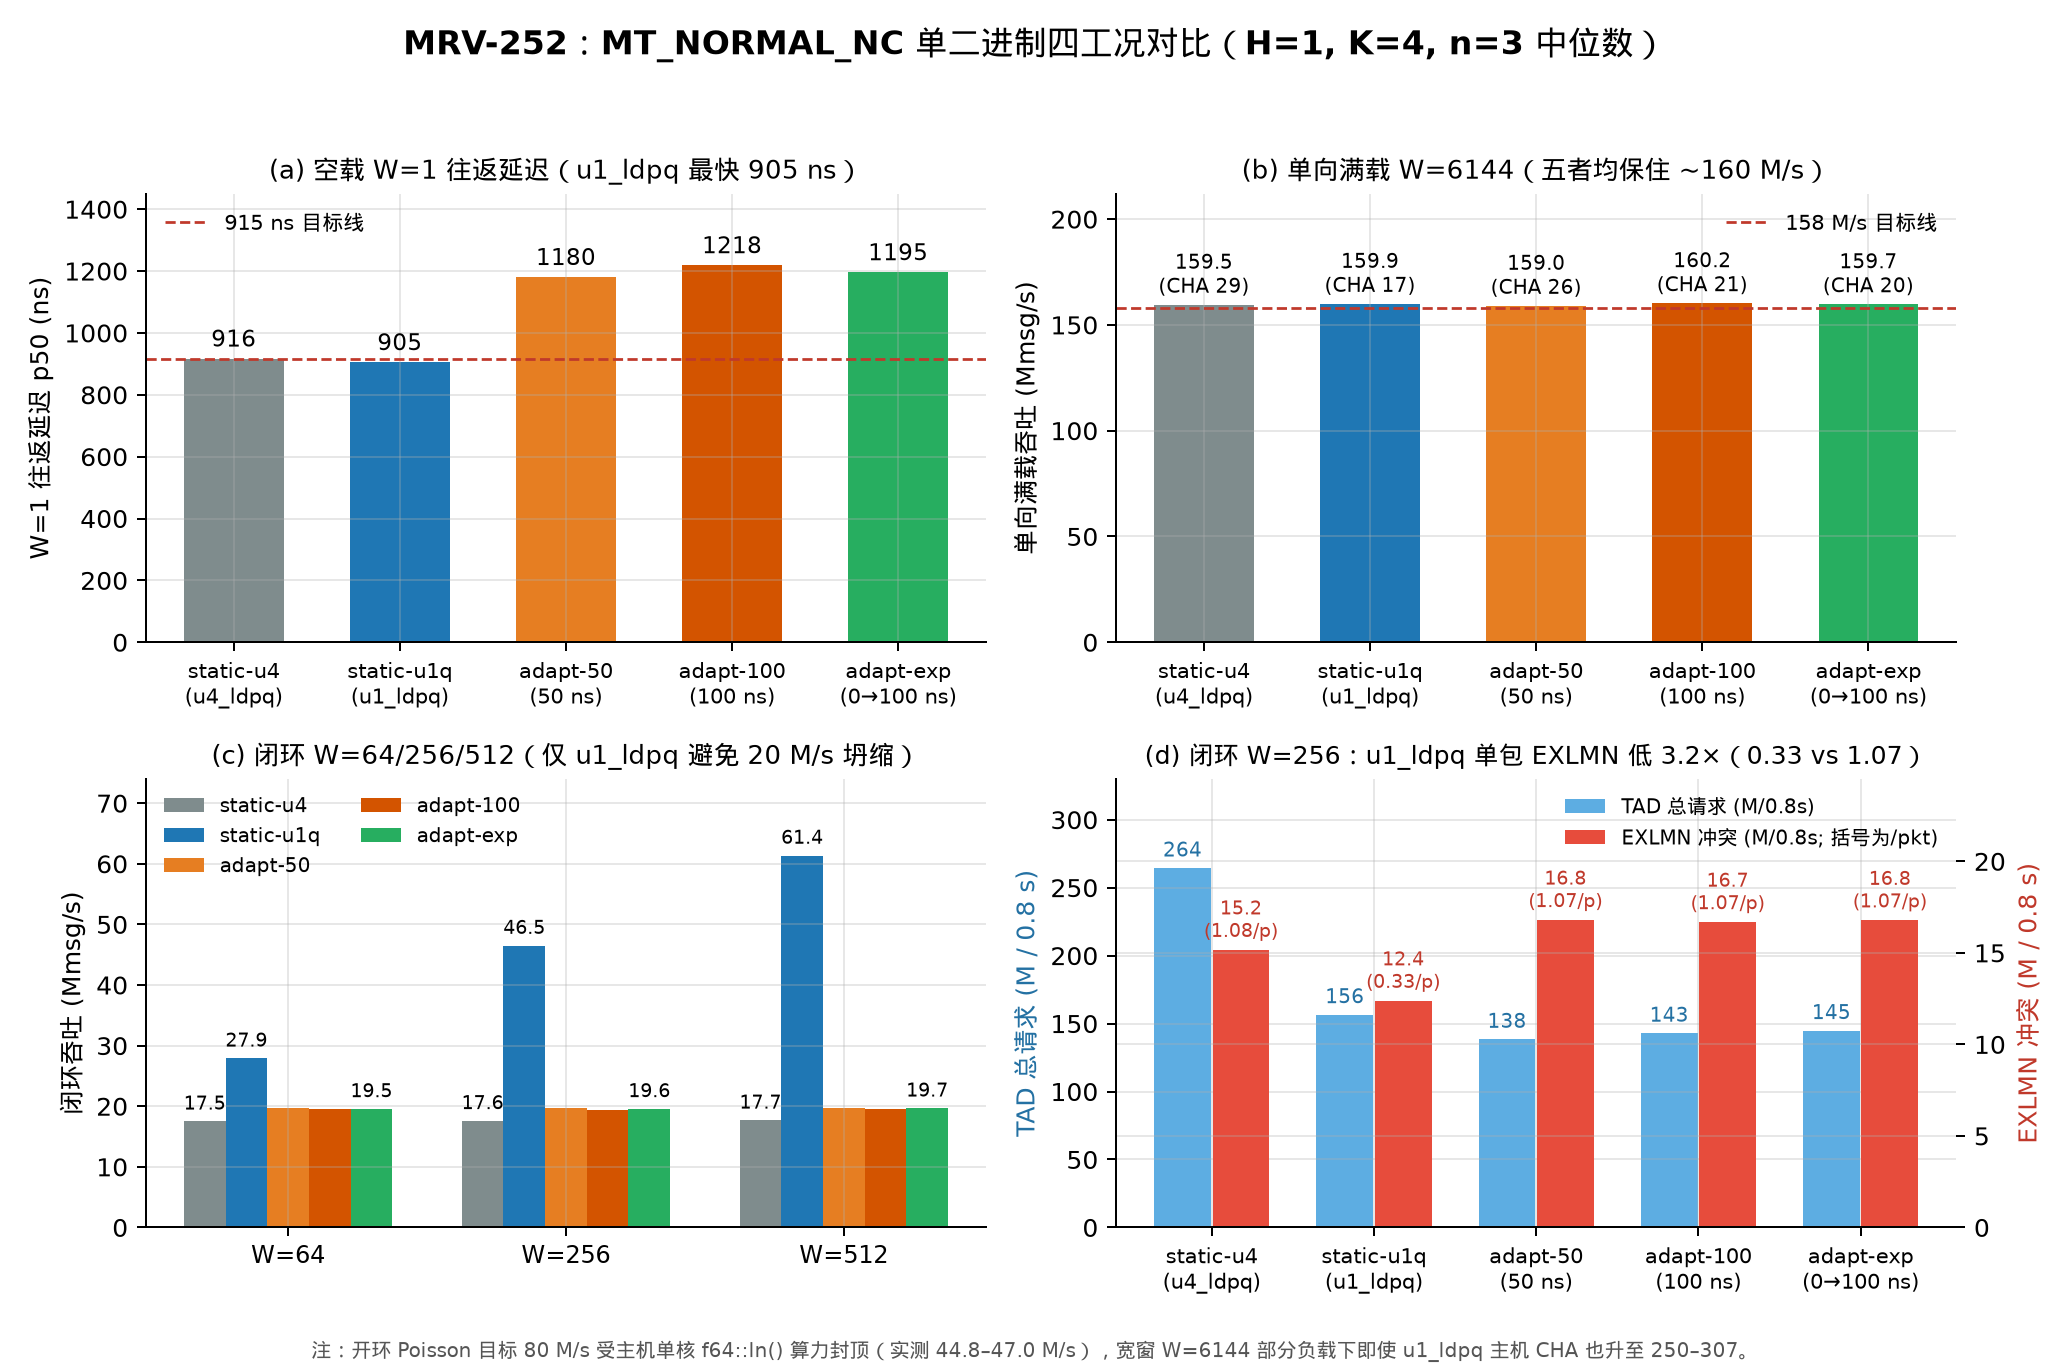

Write the Python code that produced this figure.
#!/usr/bin/env python3
"""MRV-252 Fig 1: Single-binary four-regime comparison (u4_ldpq vs u1_ldpq vs adapt-50/100/exp)."""
import json, statistics
from collections import defaultdict
from pathlib import Path
import matplotlib.pyplot as plt
import numpy as np
import mrvplot

mrvplot.style() if hasattr(mrvplot, "style") else None

ROOT = Path(__file__).resolve().parents[2]
ROWS = [json.loads(l) for l in (ROOT / "logs/mrv252-2026-11-28/runs.jsonl").open()]
BY_COND = defaultdict(list)
for r in ROWS:
    assert r["lost"] == 0 and r["bad_or_torn"] == 0 and r.get("card_stats", {}).get("corrupt", 0) == 0
    BY_COND[r["cond"]].append(r)

def med(cond, fn):
    return statistics.median([fn(r) for r in BY_COND[cond]])

MODES = ["u4_ldpq", "u1_ldpq", "adapt-50", "adapt-100", "adapt-exp"]
LABELS = ["static-u4\n(u4_ldpq)", "static-u1q\n(u1_ldpq)", "adapt-50\n(50 ns)", "adapt-100\n(100 ns)", "adapt-exp\n(0→100 ns)"]
COLORS = ["#7f8c8d", "#1f77b4", "#e67e22", "#d35400", "#27ae60"]

fig, axes = plt.subplots(2, 2, figsize=(11.5, 7.6), facecolor="white")
fig.suptitle("MRV-252：MT_NORMAL_NC 单二进制四工况对比（H=1, K=4, n=3 中位数）", fontsize=13, fontweight="bold", y=0.98)

# (a) W=1 RTT p50
ax = axes[0, 0]
vals = [med(f"k4_w1_{m}", lambda r: r["rtt_p50_ns"]) for m in MODES]
bars = ax.bar(range(len(MODES)), vals, color=COLORS, width=0.6)
ax.axhline(915, color="#c0392b", ls="--", lw=1.1, label="915 ns 目标线")
for i, v in enumerate(vals):
    ax.text(i, v + 22, f"{v:.0f}", ha="center", va="bottom", fontsize=9)
ax.set_xticks(range(len(MODES)))
ax.set_xticklabels(LABELS, fontsize=8.5)
ax.set_ylabel("W=1 往返延迟 p50 (ns)")
ax.set_ylim(0, 1450)
ax.set_title("(a) 空载 W=1 往返延迟（u1_ldpq 最快 905 ns）", fontsize=10.5)
ax.legend(frameon=False, fontsize=8.5, loc="upper left")
ax.grid(axis="y", alpha=0.3)

# (b) One-way W=6144 mops & CHA
ax = axes[0, 1]
mops_ow = [med(f"k4_ow_{m}", lambda r: r["mops"]) for m in MODES]
cha_ow = [med(f"k4_ow_{m}", lambda r: r["host_pmu"]["cha_inflight"]) for m in MODES]
bars = ax.bar(range(len(MODES)), mops_ow, color=COLORS, width=0.6)
ax.axhline(158, color="#c0392b", ls="--", lw=1.1, label="158 M/s 目标线")
for i, (m, c) in enumerate(zip(mops_ow, cha_ow)):
    ax.text(i, m + 2.5, f"{m:.1f}\n(CHA {c:.0f})", ha="center", va="bottom", fontsize=8)
ax.set_xticks(range(len(MODES)))
ax.set_xticklabels(LABELS, fontsize=8.5)
ax.set_ylabel("单向满载吞吐 (Mmsg/s)")
ax.set_ylim(0, 212)
ax.set_title("(b) 单向满载 W=6144（五者均保住 ~160 M/s）", fontsize=10.5)
ax.legend(frameon=False, fontsize=8.5, loc="upper right")
ax.grid(axis="y", alpha=0.3)

# (c) Closed-loop W=64/256/512
ax = axes[1, 0]
ws = [64, 256, 512]
x = np.arange(len(ws))
w_bar = 0.15
for idx, (m, lbl, col) in enumerate(zip(MODES, ["static-u4", "static-u1q", "adapt-50", "adapt-100", "adapt-exp"], COLORS)):
    ys = [med(f"k4_cl_w{w}_{m}", lambda r: r["mops"]) for w in ws]
    off = (idx - 2) * w_bar
    ax.bar(x + off, ys, width=w_bar, color=col, label=lbl)
    if m in ("u4_ldpq", "u1_ldpq", "adapt-exp"):
        for xi, y in zip(x + off, ys):
            ax.text(xi, y + 1.2, f"{y:.1f}", ha="center", va="bottom", fontsize=7.5)
ax.set_xticks(x)
ax.set_xticklabels([f"W={w}" for w in ws], fontsize=9.5)
ax.set_ylabel("闭环吞吐 (Mmsg/s)")
ax.set_ylim(0, 74)
ax.set_title("(c) 闭环 W=64/256/512（仅 u1_ldpq 避免 20 M/s 坍缩）", fontsize=10.5)
ax.legend(frameon=False, fontsize=8, ncol=2, loc="upper left")
ax.grid(axis="y", alpha=0.3)

# (d) Closed-loop W=256 TAD req vs EXLMN
ax = axes[1, 1]
tad_req = [med(f"k4_cl_w256_{m}", lambda r: r["card_pmu"]["tad"]["tad_req_msh_in_any"]["val"] / 1e6) for m in MODES]
exlmn = [med(f"k4_cl_w256_{m}", lambda r: r["card_pmu"]["tad"]["tad_snp_msh_out_exlmn"]["val"] / 1e6) for m in MODES]
exlmn_per_pkt = [med(f"k4_cl_w256_{m}", lambda r: r["card_pmu"]["tad"]["tad_snp_msh_out_exlmn"]["val"] / r["sent_win"]) for m in MODES]
x = np.arange(len(MODES))
ax.bar(x - 0.18, tad_req, width=0.35, color="#5dade2", label="TAD 总请求 (M/0.8s)")
ax2 = ax.twinx()
ax2.bar(x + 0.18, exlmn, width=0.35, color="#e74c3c", label="EXLMN 冲突 (M/0.8s; 括号为/pkt)")
for i, (tr, ex, ep) in enumerate(zip(tad_req, exlmn, exlmn_per_pkt)):
    ax.text(i - 0.18, tr + 5, f"{tr:.0f}", ha="center", va="bottom", fontsize=8, color="#2471a3")
    ax2.text(i + 0.18, ex + 0.35, f"{ex:.1f}\n({ep:.2f}/p)", ha="center", va="bottom", fontsize=7.5, color="#c0392b")
ax.set_xticks(x)
ax.set_xticklabels(LABELS, fontsize=8.5)
ax.set_ylabel("TAD 总请求 (M / 0.8 s)", color="#2471a3")
ax2.set_ylabel("EXLMN 冲突 (M / 0.8 s)", color="#c0392b")
ax.set_ylim(0, 330)
ax2.set_ylim(0, 24.5)
ax.set_title("(d) 闭环 W=256：u1_ldpq 单包 EXLMN 低 3.2×（0.33 vs 1.07）", fontsize=10.2)
lines1, labels1 = ax.get_legend_handles_labels()
lines2, labels2 = ax2.get_legend_handles_labels()
ax.legend(lines1 + lines2, labels1 + labels2, frameon=False, fontsize=8, loc="upper right")
ax.grid(axis="y", alpha=0.3)

fig.text(0.5, 0.008, "注：开环 Poisson 目标 80 M/s 受主机单核 f64::ln() 算力封顶（实测 44.8–47.0 M/s），宽窗 W=6144 部分负载下即使 u1_ldpq 主机 CHA 也升至 250–307。", ha="center", fontsize=8.2, color="#555555")
fig.tight_layout(rect=[0, 0.03, 1, 0.95])
out_base = ROOT / "docs/figures/mrv-252-single-binary-all-regimes"
fig.savefig(f"{out_base}.png", dpi=180)
fig.savefig(f"{out_base}.svg")
print("Wrote", out_base)
